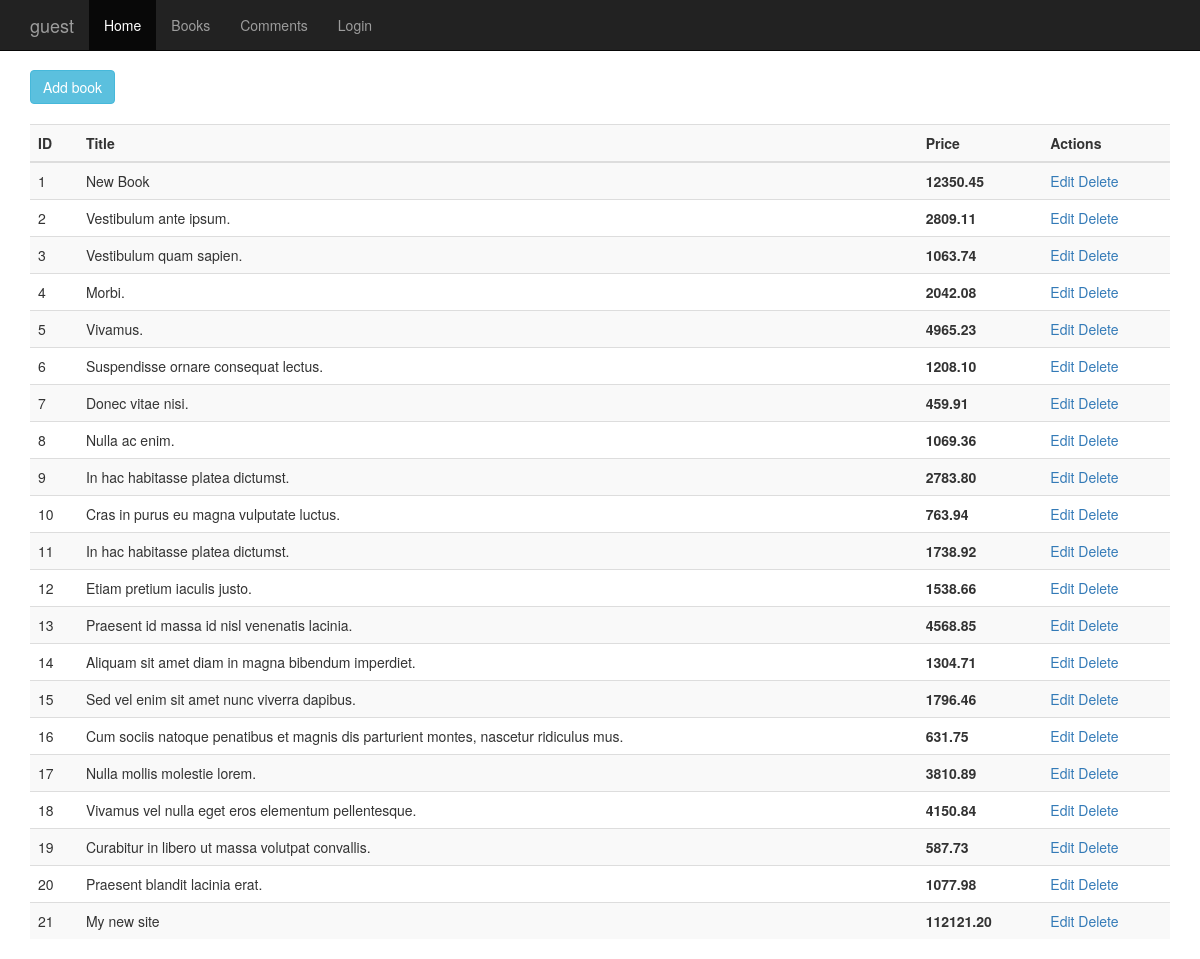
The page /index.php?page=books on the database its author committed.
### tables this page shows
CREATE TABLE `book` (
  `id` int(10) UNSIGNED NOT NULL,
  `title` varchar(100) NOT NULL,
  `description` text,
  `price` decimal(10,2) UNSIGNED NOT NULL,
  `is_active` tinyint(3) UNSIGNED NOT NULL DEFAULT '1',
  `style_id` tinyint(3) UNSIGNED DEFAULT NULL
);

### index.php (called while the page is built, shortened)
<?php
$page=get('page','home');
$page.='.php';
require 'pages/'.$page;
$content=ob_get_clean();
require 'layout.php';

### models/book.php (called while the page is built, shortened)
<?php
function findAllBooks(array $sorting=array('id'=>'ASC'))
{
    global $link;
    $sql="SELECT * FROM book";
    $res=mysqli_query($link, $sql);
    $books=array();
    while( $row=mysqli_fetch_assoc($res)){
        $books[]=$row;
    }
    return $books;
}

### pages/books.php (the view, shortened to what this page needs)
<?php
require 'models/book.php';
$books=findAllBooks();
?>
<a href="/index.php?page=book_edit" class="btn btn-info">Add book</a>
<br>
<br>
<table class="table table-striped" >
   <thread>
       <tr class="bg-warning">
           <th>
               ID
           </th>
           <th>Title</th>
           <th>Price</th>
           <th>Actions</th>
       </tr>
   </thread>
<tbody>
    <?php foreach ($books as $book):?>
        <tr>
            <td><?= $book['id']?></td>
            <td><?= $book['title']?></td>
            <th scope="row"><?= $book['price']?></th>
            <td><a href="/index.php?page=book_edit&amp;id=<?= $book['id']?>">Edit</a>
                <a href="/index.php?page=books&amp;action=delete&amp;id=<?= $book['id']?>">Delete</a>
            </td>
        </tr>
    <?php endforeach;?>
</tbody>
</table>

### layout.php (shortened to what this page needs)
<!DOCTYPE html>
<html>
<head>
	 <link href="/bootstrap/css/bootstrap.min.css" rel="stylesheet">
	 <link href="/css/style.css" rel="stylesheet">
</head>
 <body>
   	<?php include 'header.php';?>
    <div class="container">
		<br>
   	<?=$content;?>
  </body>
</html>

### header.php (shortened to what this page needs)
<nav class="navbar navbar-inverse navbar-fixed-top">
     <div class="container">
       <div class="navbar-header">
           <a class="navbar-brand" href="#"><?= isset($_SESSION['user'])? $_SESSION['user'] : 'guest' ?></a>
       </div>
       <div id="navbar" class="collapse navbar-collapse">
         <ul class="nav navbar-nav">
           <li class="active"><a href="/">Home</a></li>
           <li><a href="/index.php?page=books">Books</a></li>
           <li><a href="/index.php?page=comments">Comments</a></li>
           <li>
             <?php if(isset($_SESSION['user'])):?>
             <a href="/index.php?page=logout">Logout</a>
             <?php else:?>
             <a href="/index.php?page=login">Login</a>
             <?php endif;?>
           </li>
         </ul>
       </div>
     </div>
   </nav>

### css/style.css (style rules this page uses)
body { padding-top: 50px; }

### rows shown on the page
book: id "1", title "New Book", price "12350.45"
book: id "2", title "Vestibulum ante ipsum.", price "2809.11"
book: id "3", title "Vestibulum quam sapien.", price "1063.74"
book: id "4", title "Morbi.", price "2042.08"
book: id "5", title "Vivamus.", price "4965.23"
book: id "6", title "Suspendisse ornare consequat lectus.", price "1208.10"
book: id "7", title "Donec vitae nisi.", price "459.91"
book: id "8", title "Nulla ac enim.", price "1069.36"
book: id "9", title "In hac habitasse platea dictumst.", price "2783.80"
book: id "10", title "Cras in purus eu magna vulputate luctus.", price "763.94"
book: id "11", title "In hac habitasse platea dictumst.", price "1738.92"
book: id "12", title "Etiam pretium iaculis justo.", price "1538.66"
book: id "13", title "Praesent id massa id nisl venenatis lacinia.", price "4568.85"
book: id "14", title "Aliquam sit amet diam in magna bibendum imperdiet.", price "1304.71"
book: id "15", title "Sed vel enim sit amet nunc viverra dapibus.", price "1796.46"
book: id "16", title "Cum sociis natoque penatibus et magnis dis parturient montes, nascetur ridiculus mus.", price "631.75"
book: id "17", title "Nulla mollis molestie lorem.", price "3810.89"
book: id "18", title "Vivamus vel nulla eget eros elementum pellentesque.", price "4150.84"
book: id "19", title "Curabitur in libero ut massa volutpat convallis.", price "587.73"
book: id "20", title "Praesent blandit lacinia erat.", price "1077.98"
book: id "21", title "My new site", price "112121.20"
